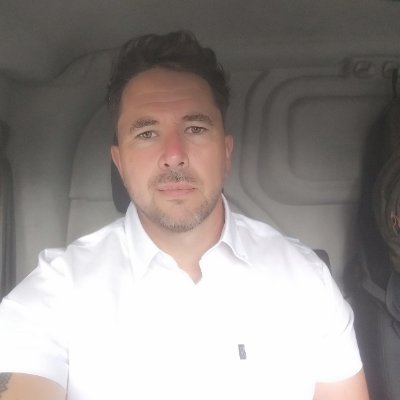
#> input picture data/files/1/0566731e5e3c4208952699bd835ce7a6.jpg, 400 x 400 px
$ python -i screenshot_ocr_deterministic.py   (imports and definitions only)
#> lines starting #> are read from the running program, lines starting #| are printed output that depends on the picture; after the words box and inside, x2 and y2 are one past the last pixel; in counts of white or black regions, pixels touching at a corner belong together
# FILE: app/finance/services/screenshot_ocr_deterministic.py
"""
Deterministic OCR for Yodel delivery screenshots.

Uses Tesseract (local, free, no API) + regex pattern matching.
Multi-pass preprocessing handles both clean and damaged screenshots.
Falls back to None if minimum fields can't be extracted (caller
uses API vision as fallback).
"""
from __future__ import annotations

import logging
import re
from dataclasses import dataclass, field
from datetime import date
from pathlib import Path
from typing import Optional

logger = logging.getLogger(__name__)

TESSERACT_CMD = r"C:\Program Files\Tesseract-OCR\tesseract.exe"

MONTH_NAMES = {
    "january": 1, "february": 2, "march": 3, "april": 4,
    "may": 5, "june": 6, "july": 7, "august": 8,
    "september": 9, "october": 10, "november": 11, "december": 12,
    "jan": 1, "feb": 2, "mar": 3, "apr": 4,
    "jun": 6, "jul": 7, "aug": 8, "sep": 9,
    "oct": 10, "nov": 11, "dec": 12,
}

REQUIRED_FIELDS = {"tour_date", "delivery_count"}
DESIRED_FIELDS = {
    "tour_date", "user_id", "tour_id", "delivery_count",
    "attempted_stops", "start_time", "end_time", "duration",
}


@dataclass
class YodelOCRResult:
    """Extracted data from a Yodel Tour Summary screenshot."""
    work_date: Optional[date] = None
    user_id: Optional[str] = None
    tour_id: Optional[str] = None
    start_time: Optional[str] = None
    end_time: Optional[str] = None
    duration_hours: Optional[float] = None
    delivery_count: int = 0
    attempted_stops: int = 0
    completed_stops: int = 0
    collections: int = 0
    deliveries: int = 0
    stores: int = 0
    lockers: int = 0
    not_attempted: int = 0
    failed_deliveries: int = 0
    gross_earnings: float = 0.0
    raw_text: str = ""
    confidence: float = 0.0
    method: str = "tesseract"
    fields_extracted: list[str] = field(default_factory=list)
    fields_missing: list[str] = field(default_factory=list)
    is_valid: bool = False


# ── Multi-pass OCR extraction ─────────────────────────────

def extract_from_image(image_path: str | Path) -> YodelOCRResult:
    """Extract Yodel tour data using multi-pass Tesseract OCR.

    Runs multiple preprocessing strategies and merges the best fields
    from each pass. This handles both clean and damaged screenshots.
    """
    import pytesseract
    from PIL import Image, ImageEnhance, ImageFilter

    pytesseract.pytesseract.tesseract_cmd = TESSERACT_CMD

    try:
        img = Image.open(image_path)
#> img is the input picture: PIL image 400x400 RGB; mean R, G, B 152.4, 145.9, 143.3
    except Exception as e:
        logger.error("[ocr_deterministic] Failed to open image: %s", e)
        result = YodelOCRResult()
        result.fields_missing = list(DESIRED_FIELDS)
        return result

    gray = img.convert("L")
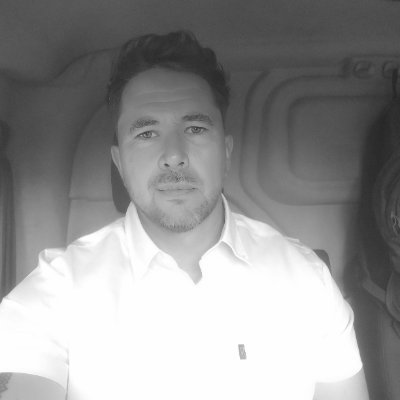
#> gray: PIL image 400x400 L; min 38, max 255, mean 147.6

    # Define preprocessing passes
    passes = []

    # Pass 1: High contrast + sharpen (best for clean screenshots)
    enhancer = ImageEnhance.Contrast(gray)
    hc = enhancer.enhance(2.0)
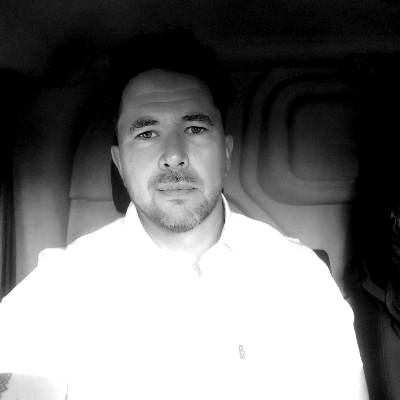
#> hc: PIL image 400x400 L; min 0, max 255, mean 119.4
    passes.append(("contrast_sharp", hc.filter(ImageFilter.SHARPEN), ""))

    # Pass 2: Threshold binarise + PSM 6 (best for damaged/cracked)
    thresh = gray.point(lambda x: 255 if x > 150 else 0)
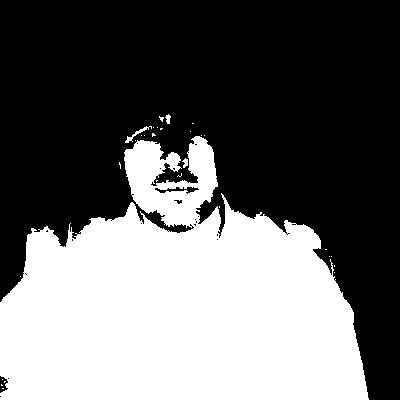
#> thresh: PIL image 400x400 L; 40.4% white; 30 white regions (26 under 20 px), largest, box (x1, y1, x2, y2) and area: (0, 136, 369, 400) 64469, (125, 126, 152, 143) 90, (165, 114, 171, 124) 37, (182, 158, 188, 168) 37
    passes.append(("threshold_psm6", thresh, "--oem 3 --psm 6"))

    # Pass 3: Aggressive threshold (recover numbers from noise)
    thresh2 = gray.point(lambda x: 255 if x > 180 else 0)
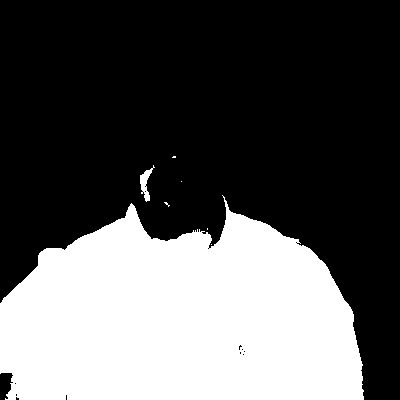
#> thresh2: PIL image 400x400 L; 35% white; 7 white regions (5 under 20 px), largest, box (x1, y1, x2, y2) and area: (0, 195, 364, 400) 55694, (140, 165, 155, 202) 211
    passes.append(("threshold_aggressive", thresh2, "--oem 3 --psm 4"))

    # Run each pass and collect text
    all_texts = []
    for name, processed_img, config in passes:
        try:
            text = pytesseract.image_to_string(processed_img, lang="eng", config=config)
            all_texts.append((name, text))
            logger.debug("[ocr] Pass %s: %d chars", name, len(text))
        except Exception as e:
            logger.warning("[ocr] Pass %s failed: %s", name, e)
#> this loop made 1 pass
#> (name, config) on pass 1: ('contrast_sharp', '')
#> after the loop, all_texts = []

    if not all_texts:
        result = YodelOCRResult()
        result.fields_missing = list(DESIRED_FIELDS)
        return result

    # Parse each pass separately, then merge best fields
    best_result = YodelOCRResult()
    best_result.raw_text = "\n---\n".join(f"[{n}]\n{t}" for n, t in all_texts)
    best_result.method = "tesseract_multipass"

    for name, text in all_texts:
        candidate = _parse_all_fields(text)
        _merge_best(best_result, candidate)

    _validate(best_result)
    return best_result


# [290 lines left out: functions extract_from_text, _parse_all_fields, _merge_best, _validate, _fuzzy_month, _edit_distance and 1 more, not called in this run]

#> (the run stopped early here; a loop or call above may not have finished)
